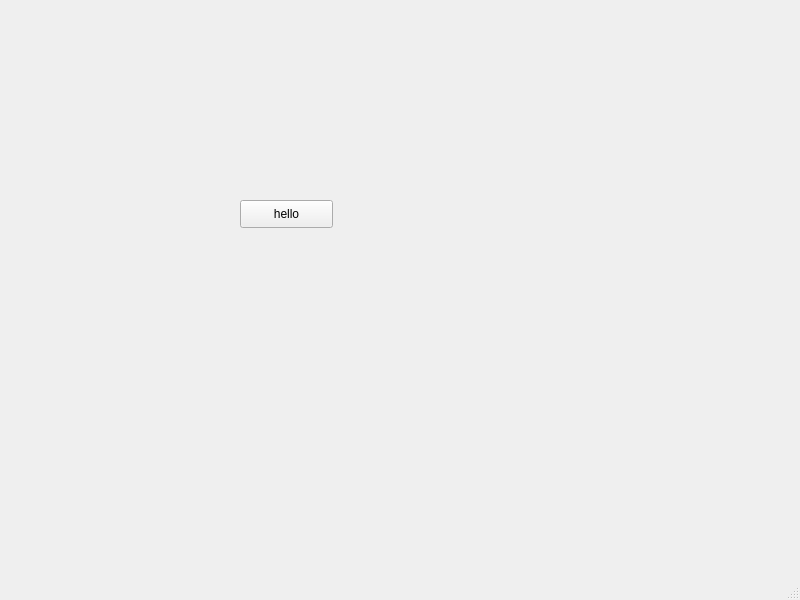
<?xml version="1.0" encoding="UTF-8"?>
<ui version="4.0">
 <class>MainWindow</class>
 <widget class="QMainWindow" name="MainWindow">
  <property name="geometry">
   <rect>
    <x>0</x>
    <y>0</y>
    <width>800</width>
    <height>600</height>
   </rect>
  </property>
  <property name="windowTitle">
   <string>MainWindow</string>
  </property>
  <widget class="QWidget" name="centralwidget">
   <widget class="QPushButton" name="pushButton">
    <property name="geometry">
     <rect>
      <x>240</x>
      <y>200</y>
      <width>93</width>
      <height>28</height>
     </rect>
    </property>
    <property name="text">
     <string>hello</string>
    </property>
   </widget>
  </widget>
  <widget class="QMenuBar" name="menubar">
   <property name="geometry">
    <rect>
     <x>0</x>
     <y>0</y>
     <width>800</width>
     <height>26</height>
    </rect>
   </property>
  </widget>
  <widget class="QStatusBar" name="statusbar"/>
 </widget>
 <resources/>
 <connections/>
</ui>
